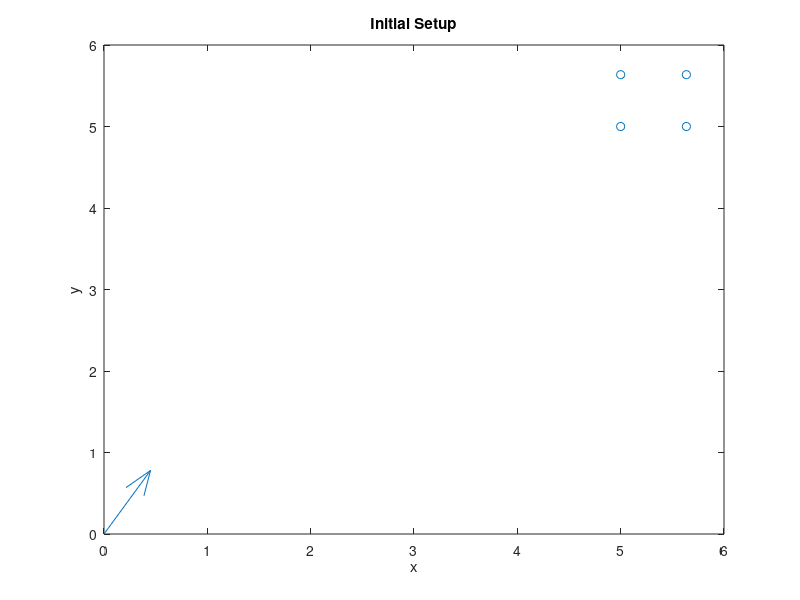
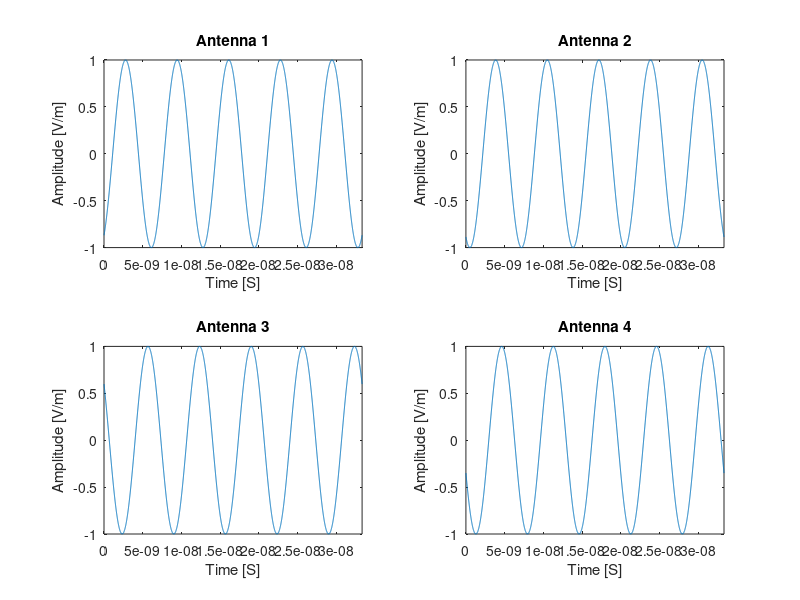
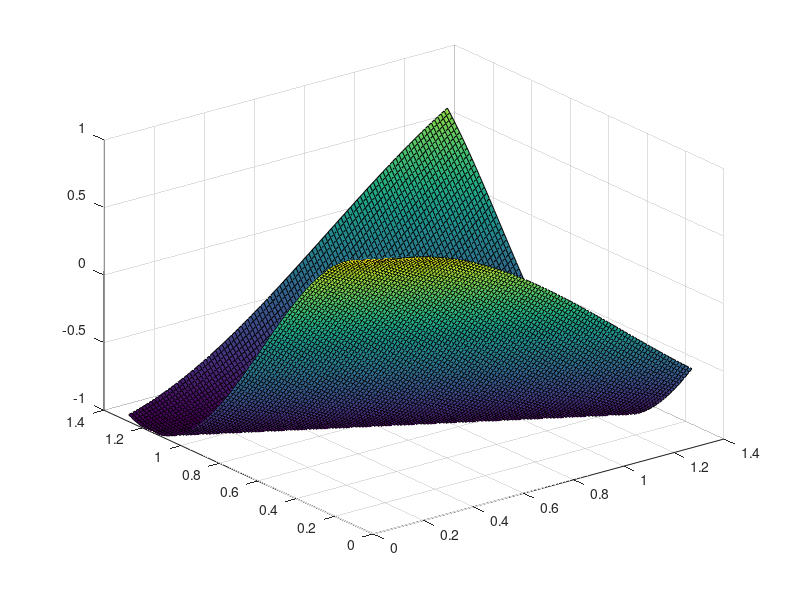

MATLAB code to generate these figures, in order: (Note: this script raises an error after producing the figures.)
%% Simple Model of Antenna Array
% The purpose of this script is to create a model of the signals that we 
% might receive from the radio location collars. We assume that, since the
% antennas are far enough away from the source, we see the incoming waves
% as plane waves. We also will only work in two dimensions, which is as if
% the waves and the antennas are on the same plane.
%
% Hopefully from this we can build a fake set of signals that allow us to
% understand how to interpret phase changes to find the direction of the
% wave propagation.

%Author: Alex Gabourie

%% Initialize Workspace
clear;
close all;
clc;

runVideo = 1;

%% Input Parameters
%Frequency
f = 150e6; %[hz]

%E-field magnitude
E_o = 1; %[V/m] Not used as of now

%Vacuum permittivity 
epsilon_o = 8.8541878176e-12; %[F/m]
epsilon_rel = 1;

%permeability
mu_o = (4*pi)*10^(-7); %[H/m]
mu_rel = 1;
%recall that [F/m]*[H/m] = s^2/m^2 = 1/c

%Propagation direction (theta = 0 => dirction is from antenna 1 to 2 and 
%   increasing theta moves counter-clockwise)
theta = 2*pi*60/360; %[radians]

%% Calculations

%angular frequency based off frequency
omega = 2*pi*f;

%permitivity & permeability (same units)
eps = epsilon_o*epsilon_rel;
mu = mu_o*mu_rel;

%propagation constant
beta = omega*sqrt(mu*eps); %[m^-1]

%wavelength for intuition purposes
lambda = (2*pi)/beta;

%The four antennas will be placed in a square grid like:
%  4    3
%
%  1    2
%
% The separation constant (like lattice constant) is 
a = .9*lambda/(2*sqrt(2)); %[m]
%This constant is calculated to place the antennas an appropriate distance
%away such that we can determine which antenna was hit first
%From this the positions of the antennas can be determined
shift = 5;
r1 = [0, 0]+shift;
r2 = [a, 0]+shift;
r3 = [a, a]+shift;
r4 = [0, a]+shift;

%For plotting
r_all = [r1;r2;r3;r4];

%Propagation direction vector
k = [1,0];
rot = [cos(theta),-sin(theta);sin(theta),cos(theta)];
k = (rot*k')';

%prop constant dotted with r as in time-harmonic exponential. We are only
% looking at a few positions, so these can be pre-calculated
bkr = beta*[dot(k,r1);
            dot(k,r2);
            dot(k,r3);
            dot(k,r4)];

%want 5 periods of information collected
T = 1/f;
numPeriods = 5;
numTpoints = 5000;
t = linspace(0,numPeriods*T,numTpoints); %time vector based on frequency

%Electric field matrix initialized to num time steps & antennas
E = zeros(length(bkr),length(t));

for m=1:length(t)
    for n=1:length(bkr)
        E(n,m) = exp(1i*(omega*t(m)-bkr(n)));
    end
end


numPlots = length(bkr);
gridSize = numPlots;
if sqrt(numPlots)==floor(sqrt(numPlots))
    gridSize = sqrt(numPlots);
else
    gridSize = floor(sqrt(numPlots))+1;
end
    
    
figure;
quiver(0,0,k(1),k(2));
hold on;
scatter(r_all(:,1), r_all(:,2));
title('Initial Setup');
xlabel('x');
ylabel('y');

figure;
for m=1:length(bkr)
    subplot(gridSize,gridSize,m);
    plot(t,real(E(m,:)));
    title(['Antenna ' num2str(m)]);
    xlabel('Time [S]');
    ylabel('Amplitude [V/m]');
    axis([0 t(end) -E_o E_o]);
end

% Save real part of E-field to use in another script. This way we can
% interpret the information independent of the set of data in this script.
save('Sample_Antenna_Input.mat', 'E', 'a', 'omega', 'r_all', 'k', 't', ...
        'beta', 'lambda');

%% Plotting the Entire Plane Wave (t = 0)
% This section will create a two dimensional grid and then use the
% information selected above to create a three dimensional plot of the EM
% wave

if(runVideo == 1)

    %x and y coordinates
    x = linspace(0,2*a,100);
    y = linspace(0,2*a,100);

    %new efield mesh to be calculated
    E2D = zeros(length(y), length(x));

    F(length(t)) = struct('cdata',[],'colormap',[]);
    h = figure;

    for p=1:length(t)
        for m=1:length(x)
            for n=1:length(y)
               xy = [x(m),y(n)];
               E2D(n,m) =  exp(1i*omega*t(p)-1i*beta*dot(k,xy));
            end 
        end

        surf(x,y,real(E2D))
        drawnow
        set(h,'Renderer','zbuffer') %workaround for bug. 
        F(p) = getframe(h);
    end

    writerObj = VideoWriter('PlaneWave.mp4', 'MPEG-4');
    open(writerObj);
    writeVideo(writerObj, F);
    close(writerObj);
end
